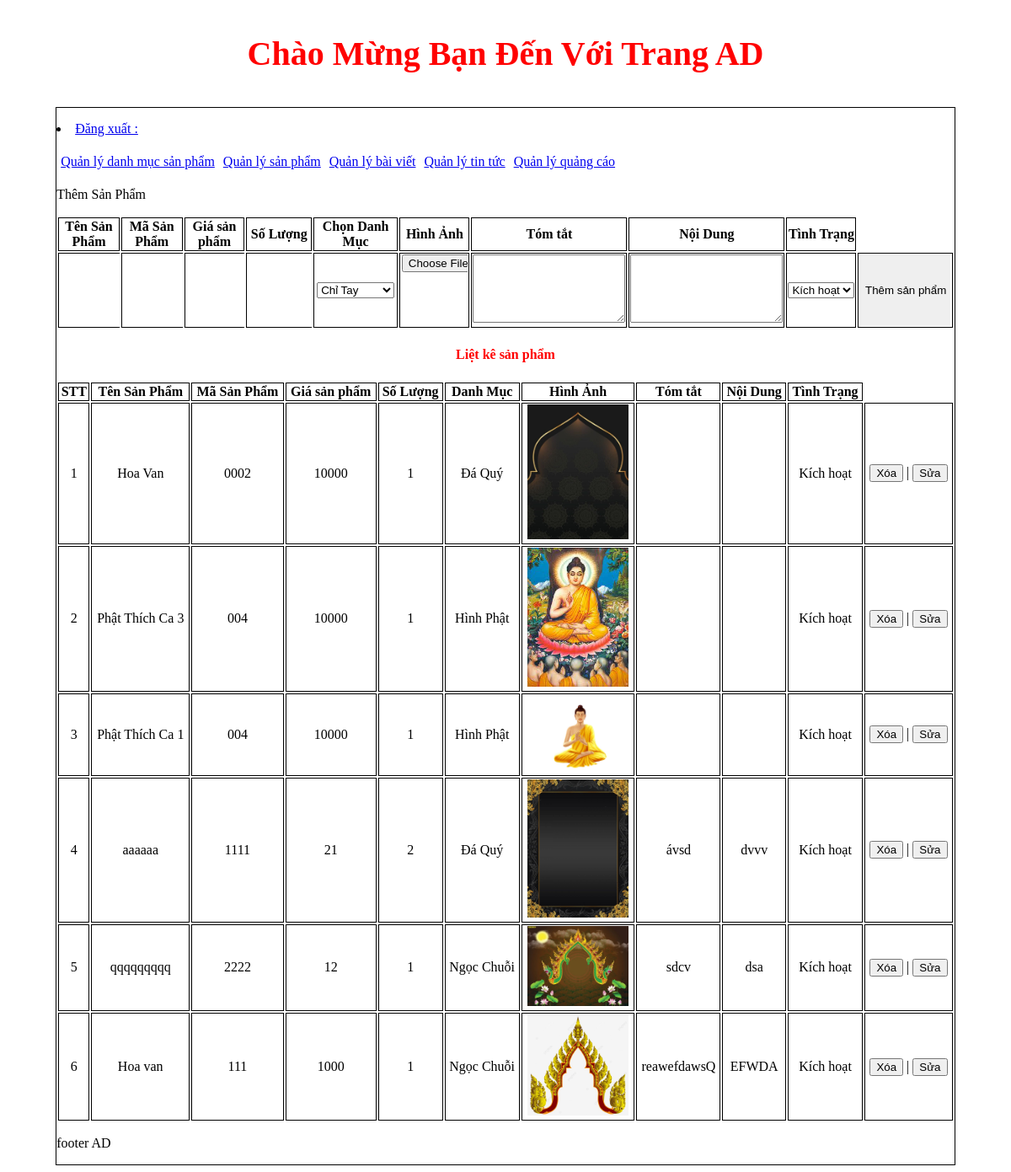
The app's page /admincp/index.php?action=quanlysanpham&query=them with its own data.
### tables this page shows
CREATE TABLE `tbl_sanpham` (
  `id_sanpham` int(11) NOT NULL,
  `tensanpham` varchar(250) NOT NULL,
  `masanpham` varchar(100) NOT NULL,
  `giasanpham` varchar(50) NOT NULL,
  `soluong` int(11) NOT NULL,
  `hinhanh` varchar(50) NOT NULL,
  `tomtat` tinytext NOT NULL,
  `noidung` text NOT NULL,
  `tinhtrang` int(11) NOT NULL,
  `id_danhmuc` int(11) NOT NULL
);

CREATE TABLE `tbl_danhmuc` (
  `id_danhmuc` int(11) NOT NULL,
  `tendanhmuc` varchar(100) NOT NULL,
  `thutu` int(11) NOT NULL
);

### admincp/modules/quanlysanpham/lietke.php (the view, shortened to what this page needs)
<?php
 $sql_lietke_sanpham = "SELECT * FROM tbl_sanpham,tbl_danhmuc WHERE tbl_sanpham.id_danhmuc=tbl_danhmuc.id_danhmuc ORDER BY id_sanpham desc";
 $query_lietke_sanpham = mysqli_query($mysqli,$sql_lietke_sanpham);
?>
<h4> Liệt kê sản phẩm</h4>
<table style="width:100%">
  <tr>
  <th>STT</th>
  <th>Tên Sản Phẩm</th>
    <th>Mã Sản Phẩm</th>
    <th>Giá sản phẩm</th>
    <th>Số Lượng</th>
    <th>Danh Mục</th>
    <th>Hình Ảnh</th>
    <th>Tóm tắt</th>
    <th>Nội Dung</th>
    <th>Tình Trạng</th>
    <?php
    $i = 0;
    while($row = mysqli_fetch_array($query_lietke_sanpham)){
        $i++;
    ?>
  </tr>
    <td><?php echo $i ?></td>
    <td><?php echo $row["tensanpham"]?></td>
    <td><?php echo $row["masanpham"]?></td>
    <td><?php echo $row["giasanpham"]?></td>
    <td><?php echo $row["soluong"]?></td>
    <td><?php echo $row["tendanhmuc"]?></td>
    <td> <img src="modules/quanlysanpham/uploads/<?php echo $row["hinhanh"]?>" alt="" width="120px"> </td>
    <td><?php echo $row["tomtat"]?></td>
    <td><?php echo $row["noidung"]?></td>
    <td><?php if($row["tinhtrang"]==1){
      echo 'Kích hoạt';
    }else{
      echo'Ẩn';
    }
    ?></td>
    <td>
        <a href="modules/quanlysanpham/xuly.php?idsanpham=<?php echo $row ['id_sanpham'] ?>"><button style='font: size 20px'>Xóa <i class='far fa-trash-alt'></i></button></a> |
        <a href = "?action=quanlysanpham&query=sua&idsanpham=<?php echo $row ['id_sanpham'] ?>"><button style='font: size 20px'>Sửa</button></a>
    </td>
    <?php
    }
    ?>
</table>

### admincp/modules/quanlysanpham/them.php (style rules this page uses)
table, th, td { border:1px solid black; }
table, input { border: none; width: 99%; height: 100%; }

### admincp/modules/quanlysanpham/lietke.php (style rules this page uses)
h4 { text-align: center; color: red; }
table, th, td { text-align: center; border:1px solid black; }
table, input { border: none; width: 99%; }

### records on screen
tbl_sanpham: tensanpham "Hoa Van", masanpham "0002", giasanpham "10000", soluong "1", id_danhmuc.tendanhmuc "Đá Quý", hinhanh (picture), tinhtrang "Kích hoạt"
tbl_sanpham: tensanpham "Phật Thích Ca 3", masanpham "004", giasanpham "10000", soluong "1", id_danhmuc.tendanhmuc "Hình Phật", hinhanh (picture), tinhtrang "Kích hoạt"
tbl_sanpham: tensanpham "Phật Thích Ca 1", masanpham "004", giasanpham "10000", soluong "1", id_danhmuc.tendanhmuc "Hình Phật", hinhanh (picture), tinhtrang "Kích hoạt"
tbl_sanpham: tensanpham "aaaaaa", masanpham "1111", giasanpham "21", soluong "2", id_danhmuc.tendanhmuc "Đá Quý", hinhanh (picture), tomtat "ávsd", noidung "dvvv", tinhtrang "Kích hoạt"
tbl_sanpham: tensanpham "qqqqqqqqq", masanpham "2222", giasanpham "12", soluong "1", id_danhmuc.tendanhmuc "Ngọc Chuỗi", hinhanh (picture), tomtat "sdcv", noidung "dsa", tinhtrang "Kích hoạt"
tbl_sanpham: tensanpham "Hoa van", masanpham "111", giasanpham "1000", soluong "1", id_danhmuc.tendanhmuc "Ngọc Chuỗi", hinhanh (picture), tomtat "reawefdawsQ", noidung "EFWDA", tinhtrang "Kích hoạt"

### other values on screen
form field danhmuc "Chỉ Tay"
